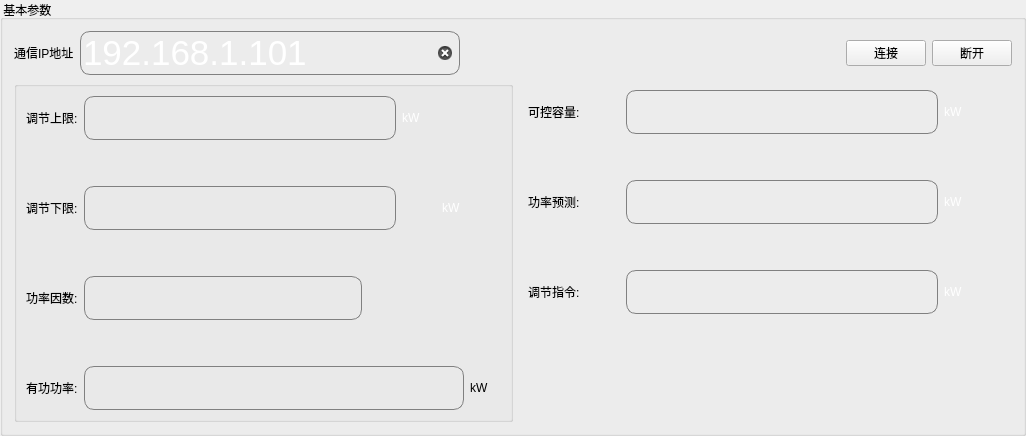
                   <widget class="QGroupBox" name="groupBox">
                    <property name="styleSheet">
                     <string notr="true">.QGroupBox::groupBox {border-image:url(:/images/ShowWidget/VCG211359306483.png)}</string>
                    </property>
                    <property name="title">
                     <string> 基本参数</string>
                    </property>
                    <layout class="QGridLayout" name="gridLayout_13">
                     <item row="0" column="0">
                      <layout class="QVBoxLayout" name="verticalLayout_13" stretch="0,1">
                       <item>
                        <layout class="QHBoxLayout" name="horizontalLayout">
                         <item>
                          <widget class="QLabel" name="m_ipTitle">
                           <property name="text">
                            <string>通信IP地址</string>
                           </property>
                          </widget>
                         </item>
                         <item>
                          <widget class="QLineEdit" name="m_ipContent">
                           <property name="styleSheet">
                            <string notr="true">background-color: rgba(255, 255, 255, 0);
color: rgb(255, 255, 255);
border-radius:10px;border: 1px solid gray;font-size:35px;</string>
                           </property>
                           <property name="text">
                            <string>192.168.1.101</string>
                           </property>
                           <property name="clearButtonEnabled">
                            <bool>true</bool>
                           </property>
                          </widget>
                         </item>
                         <item>
                          <spacer name="horizontalSpacer_52">
                           <property name="orientation">
                            <enum>Qt::Horizontal</enum>
                           </property>
                           <property name="sizeHint" stdset="0">
                            <size>
                             <width>40</width>
                             <height>20</height>
                            </size>
                           </property>
                          </spacer>
                         </item>
                         <item>
                          <widget class="QPushButton" name="m_ipConnect">
                           <property name="styleSheet">
                            <string notr="true"/>
                           </property>
                           <property name="text">
                            <string>连接</string>
                           </property>
                           <property name="icon">
                            <iconset>
                             <normaloff>:/images/ltesuccess.png</normaloff>:/images/ltesuccess.png</iconset>
                           </property>
                           <property name="checkable">
                            <bool>true</bool>
                           </property>
                           <property name="checked">
                            <bool>false</bool>
                           </property>
                          </widget>
                         </item>
                         <item>
                          <widget class="QPushButton" name="m_ipDisConnect">
                           <property name="styleSheet">
                            <string notr="true"/>
                           </property>
                           <property name="text">
                            <string>断开</string>
                           </property>
                           <property name="icon">
                            <iconset>
                             <normaloff>:/images/ltefaiure.png</normaloff>:/images/ltefaiure.png</iconset>
                           </property>
                          </widget>
                         </item>
                        </layout>
                       </item>
                       <item>
                        <layout class="QHBoxLayout" name="horizontalLayout_53">
                         <item>
                          <widget class="QGroupBox" name="groupBox_9">
                           <property name="title">
                            <string/>
                           </property>
                           <layout class="QGridLayout" name="gridLayout_10">
                            <item row="0" column="0">
                             <layout class="QVBoxLayout" name="verticalLayout_3" stretch="0,0,0,0,0,0,0">
                              <item>
                               <layout class="QHBoxLayout" name="horizontalLayout_20" stretch="0,0,0,0,0">
                                <item>
                                 <widget class="QLabel" name="label_28">
                                  <property name="text">
                                   <string>调节上限:</string>
                                  </property>
                                 </widget>
                                </item>
                                <item>
                                 <widget class="QLineEdit" name="lineEdit_adjMax">
                                  <property name="styleSheet">
                                   <string notr="true">background-color: rgba(255, 255, 255, 0);
color: rgb(255, 255, 255);
border-radius:10px;border: 1px solid gray;font-size:35px;</string>
                                  </property>
                                  <property name="readOnly">
                                   <bool>true</bool>
                                  </property>
                                 </widget>
                                </item>
                                <item>
                                 <widget class="QLabel" name="label_93">
                                  <property name="styleSheet">
                                   <string notr="true">color: rgb(255, 255, 255);</string>
                                  </property>
                                  <property name="text">
                                   <string>kW</string>
                                  </property>
                                 </widget>
                                </item>
                                <item>
                                 <spacer name="horizontalSpacer_44">
                                  <property name="orientation">
                                   <enum>Qt::Horizontal</enum>
                                  </property>
                                  <property name="sizeHint" stdset="0">
                                   <size>
                                    <width>40</width>
                                    <height>20</height>
                                   </size>
                                  </property>
                                 </spacer>
                                </item>
                                <item>
                                 <spacer name="horizontalSpacer_36">
                                  <property name="orientation">
                                   <enum>Qt::Horizontal</enum>
                                  </property>
                                  <property name="sizeHint" stdset="0">
                                   <size>
                                    <width>40</width>
                                    <height>20</height>
                                   </size>
                                  </property>
                                 </spacer>
                                </item>
                               </layout>
                              </item>
                              <item>
                               <spacer name="verticalSpacer_6">
                                <property name="orientation">
                                 <enum>Qt::Vertical</enum>
                                </property>
                                <property name="sizeHint" stdset="0">
                                 <size>
                                  <width>20</width>
                                  <height>40</height>
                                 </size>
                                </property>
                               </spacer>
                              </item>
                              <item>
                               <layout class="QHBoxLayout" name="horizontalLayout_25" stretch="0,0,0,0,0">
                                <item>
                                 <widget class="QLabel" name="label_33">
                                  <property name="text">
                                   <string>调节下限:</string>
                                  </property>
                                 </widget>
                                </item>
                                <item>
                                 <widget class="QLineEdit" name="lineEdit_adjMin">
                                  <property name="styleSheet">
                                   <string notr="true">background-color: rgba(255, 255, 255, 0);
color: rgb(255, 255, 255);
border-radius:10px;border: 1px solid gray;font-size:35px;</string>
                                  </property>
                                  <property name="readOnly">
                                   <bool>true</bool>
                                  </property>
                                 </widget>
                                </item>
                                <item>
                                 <spacer name="horizontalSpacer_37">
                                  <property name="orientation">
                                   <enum>Qt::Horizontal</enum>
                                  </property>
                                  <property name="sizeHint" stdset="0">
                                   <size>
                                    <width>40</width>
                                    <height>20</height>
                                   </size>
                                  </property>
                                 </spacer>
                                </item>
                                <item>
                                 <widget class="QLabel" name="label_92">
                                  <property name="styleSheet">
                                   <string notr="true">color: rgb(255, 255, 255);</string>
                                  </property>
                                  <property name="text">
                                   <string>kW</string>
                                  </property>
                                 </widget>
                                </item>
                                <item>
                                 <spacer name="horizontalSpacer_46">
                                  <property name="orientation">
                                   <enum>Qt::Horizontal</enum>
                                  </property>
                                  <property name="sizeHint" stdset="0">
                                   <size>
                                    <width>40</width>
                                    <height>20</height>
                                   </size>
                                  </property>
                                 </spacer>
                                </item>
                               </layout>
                              </item>
                              <item>
                               <spacer name="verticalSpacer_7">
                                <property name="orientation">
                                 <enum>Qt::Vertical</enum>
                                </property>
                                <property name="sizeHint" stdset="0">
                                 <size>
                                  <width>20</width>
                                  <height>40</height>
                                 </size>
                                </property>
                               </spacer>
                              </item>
                              <item>
                               <layout class="QHBoxLayout" name="horizontalLayout_37" stretch="0,8,4">
                                <item>
                                 <widget class="QLabel" name="label_29">
                                  <property name="text">
                                   <string>功率因数:</string>
                                  </property>
                                 </widget>
                                </item>
                                <item>
                                 <widget class="QLineEdit" name="lineEdit_efficiency">
                                  <property name="styleSheet">
                                   <string notr="true">background-color: rgba(255, 255, 255, 0);
color: rgb(255, 255, 255);
border-radius:10px;border: 1px solid gray;font-size:35px;</string>
                                  </property>
                                  <property name="readOnly">
                                   <bool>true</bool>
                                  </property>
                                 </widget>
                                </item>
                                <item>
                                 <spacer name="horizontalSpacer_34">
                                  <property name="orientation">
                                   <enum>Qt::Horizontal</enum>
                                  </property>
                                  <property name="sizeHint" stdset="0">
                                   <size>
                                    <width>40</width>
                                    <height>20</height>
                                   </size>
                                  </property>
                                 </spacer>
                                </item>
                               </layout>
                              </item>
                              <item>
                               <spacer name="verticalSpacer_8">
                                <property name="orientation">
                                 <enum>Qt::Vertical</enum>
                                </property>
                                <property name="sizeHint" stdset="0">
                                 <size>
                                  <width>20</width>
                                  <height>40</height>
                                 </size>
                                </property>
                               </spacer>
                              </item>
                              <item>
                               <layout class="QHBoxLayout" name="horizontalLayout_39" stretch="0,1,0">
                                <item>
                                 <widget class="QLabel" name="label_34">
                                  <property name="text">
                                   <string>有功功率:</string>
                                  </property>
                                 </widget>
                                </item>
                                <item>
                                 <widget class="QLineEdit" name="lineEdit_power">
                                  <property name="styleSheet">
                                   <string notr="true">background-color: rgba(255, 255, 255, 0);
color: rgb(255, 255, 255);
border-radius:10px;border: 1px solid gray;font-size:35px;</string>
                                  </property>
                                  <property name="readOnly">
                                   <bool>true</bool>
                                  </property>
                                 </widget>
                                </item>
                                <item>
                                 <widget class="QLabel" name="label_35">
                                  <property name="text">
                                   <string>kW    </string>
                                  </property>
                                 </widget>
                                </item>
                               </layout>
                              </item>
                             </layout>
                            </item>
                           </layout>
                          </widget>
                         </item>
                         <item>
                          <widget class="QWidget" name="widget_2" native="true">
                           <layout class="QGridLayout" name="gridLayout_11">
                            <item row="0" column="0">
                             <layout class="QVBoxLayout" name="verticalLayout_12">
                              <item>
                               <layout class="QHBoxLayout" name="horizontalLayout_48"/>
                              </item>
                              <item>
                               <layout class="QHBoxLayout" name="horizontalLayout_50">
                                <item>
                                 <widget class="QLabel" name="label_30">
                                  <property name="text">
                                   <string>可控容量:</string>
                                  </property>
                                 </widget>
                                </item>
                                <item>
                                 <spacer name="horizontalSpacer_45">
                                  <property name="orientation">
                                   <enum>Qt::Horizontal</enum>
                                  </property>
                                  <property name="sizeHint" stdset="0">
                                   <size>
                                    <width>40</width>
                                    <height>20</height>
                                   </size>
                                  </property>
                                 </spacer>
                                </item>
                                <item>
                                 <widget class="QLineEdit" name="lineEdit_ctrlCap">
                                  <property name="styleSheet">
                                   <string notr="true">background-color: rgba(255, 255, 255, 0);
color: rgb(255, 255, 255);
border-radius:10px;border: 1px solid gray;font-size:35px;</string>
                                  </property>
                                  <property name="readOnly">
                                   <bool>true</bool>
                                  </property>
                                 </widget>
                                </item>
                                <item>
                                 <widget class="QLabel" name="label_91">
                                  <property name="styleSheet">
                                   <string notr="true">color: rgb(255, 255, 255);</string>
                                  </property>
                                  <property name="text">
                                   <string>kW</string>
                                  </property>
                                 </widget>
                                </item>
                                <item>
                                 <spacer name="horizontalSpacer_48">
                                  <property name="orientation">
                                   <enum>Qt::Horizontal</enum>
                                  </property>
                                  <property name="sizeHint" stdset="0">
                                   <size>
                                    <width>40</width>
                                    <height>20</height>
                                   </size>
                                  </property>
                                 </spacer>
                                </item>
                               </layout>
                              </item>
                              <item>
                               <spacer name="verticalSpacer_11">
                                <property name="orientation">
                                 <enum>Qt::Vertical</enum>
                                </property>
                                <property name="sizeHint" stdset="0">
                                 <size>
                                  <width>20</width>
                                  <height>40</height>
                                 </size>
                                </property>
                               </spacer>
                              </item>
                              <item>
                               <layout class="QHBoxLayout" name="horizontalLayout_52">
                                <item>
                                 <widget class="QLabel" name="label_31">
                                  <property name="text">
                                   <string>功率预测:</string>
                                  </property>
                                 </widget>
                                </item>
                                <item>
                                 <spacer name="horizontalSpacer_47">
                                  <property name="orientation">
                                   <enum>Qt::Horizontal</enum>
                                  </property>
                                  <property name="sizeHint" stdset="0">
                                   <size>
                                    <width>40</width>
                                    <height>20</height>
                                   </size>
                                  </property>
                                 </spacer>
                                </item>
                                <item>
                                 <widget class="QLineEdit" name="lineEdit_powerPre">
                                  <property name="styleSheet">
                                   <string notr="true">background-color: rgba(255, 255, 255, 0);
color: rgb(255, 255, 255);
border-radius:10px;border: 1px solid gray;font-size:35px;</string>
                                  </property>
                                  <property name="readOnly">
                                   <bool>true</bool>
                                  </property>
                                 </widget>
                                </item>
                                <item>
                                 <widget class="QLabel" name="label_90">
                                  <property name="styleSheet">
                                   <string notr="true">color: rgb(255, 255, 255);</string>
                                  </property>
                                  <property name="text">
                                   <string>kW</string>
                                  </property>
                                 </widget>
                                </item>
                                <item>
                                 <spacer name="horizontalSpacer_49">
                                  <property name="orientation">
                                   <enum>Qt::Horizontal</enum>
                                  </property>
                                  <property name="sizeHint" stdset="0">
                                   <size>
                                    <width>40</width>
                                    <height>20</height>
                                   </size>
                                  </property>
                                 </spacer>
                                </item>
                               </layout>
                              </item>
                              <item>
                               <spacer name="verticalSpacer_12">
                                <property name="orientation">
                                 <enum>Qt::Vertical</enum>
                                </property>
                                <property name="sizeHint" stdset="0">
                                 <size>
                                  <width>20</width>
                                  <height>40</height>
                                 </size>
                                </property>
                               </spacer>
                              </item>
                              <item>
                               <layout class="QHBoxLayout" name="horizontalLayout_51">
                                <item>
                                 <widget class="QLabel" name="label_32">
                                  <property name="text">
                                   <string>调节指令:</string>
                                  </property>
                                 </widget>
                                </item>
                                <item>
                                 <spacer name="horizontalSpacer_50">
                                  <property name="orientation">
                                   <enum>Qt::Horizontal</enum>
                                  </property>
                                  <property name="sizeHint" stdset="0">
                                   <size>
                                    <width>40</width>
                                    <height>20</height>
                                   </size>
                                  </property>
                                 </spacer>
                                </item>
                                <item>
                                 <widget class="QLineEdit" name="lineEdit_realRet">
                                  <property name="styleSheet">
                                   <string notr="true">background-color: rgba(255, 255, 255, 0);
color: rgb(255, 255, 255);
border-radius:10px;border: 1px solid gray;font-size:35px;</string>
                                  </property>
                                  <property name="readOnly">
                                   <bool>true</bool>
                                  </property>
                                 </widget>
                                </item>
                                <item>
                                 <widget class="QLabel" name="label_94">
                                  <property name="styleSheet">
                                   <string notr="true">color: rgb(255, 255, 255);</string>
                                  </property>
                                  <property name="text">
                                   <string>kW</string>
                                  </property>
                                 </widget>
                                </item>
                                <item>
                                 <spacer name="horizontalSpacer_51">
                                  <property name="orientation">
                                   <enum>Qt::Horizontal</enum>
                                  </property>
                                  <property name="sizeHint" stdset="0">
                                   <size>
                                    <width>40</width>
                                    <height>20</height>
                                   </size>
                                  </property>
                                 </spacer>
                                </item>
                               </layout>
                              </item>
                             </layout>
                            </item>
                            <item row="1" column="0">
                             <spacer name="verticalSpacer_9">
                              <property name="orientation">
                               <enum>Qt::Vertical</enum>
                              </property>
                              <property name="sizeHint" stdset="0">
                               <size>
                                <width>20</width>
                                <height>40</height>
                               </size>
                              </property>
                             </spacer>
                            </item>
                           </layout>
                          </widget>
                         </item>
                        </layout>
                       </item>
                      </layout>
                     </item>
                    </layout>
                   </widget>
